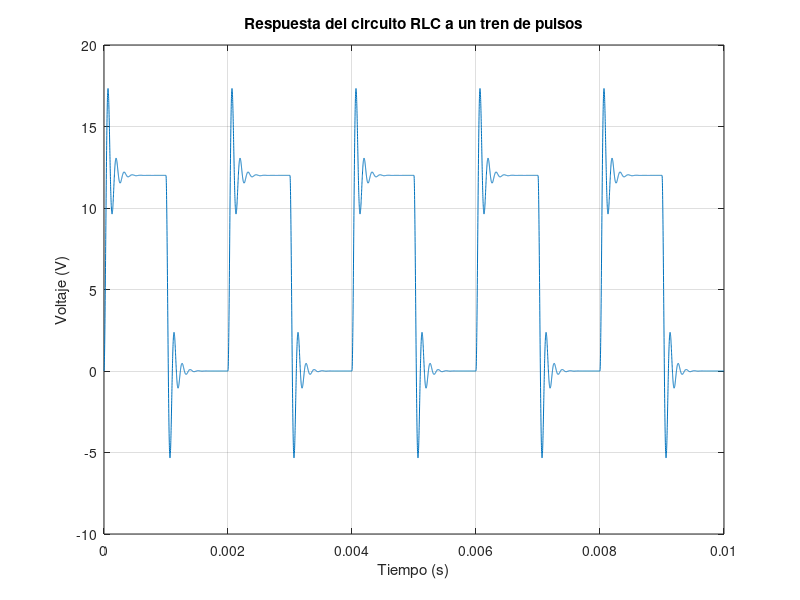
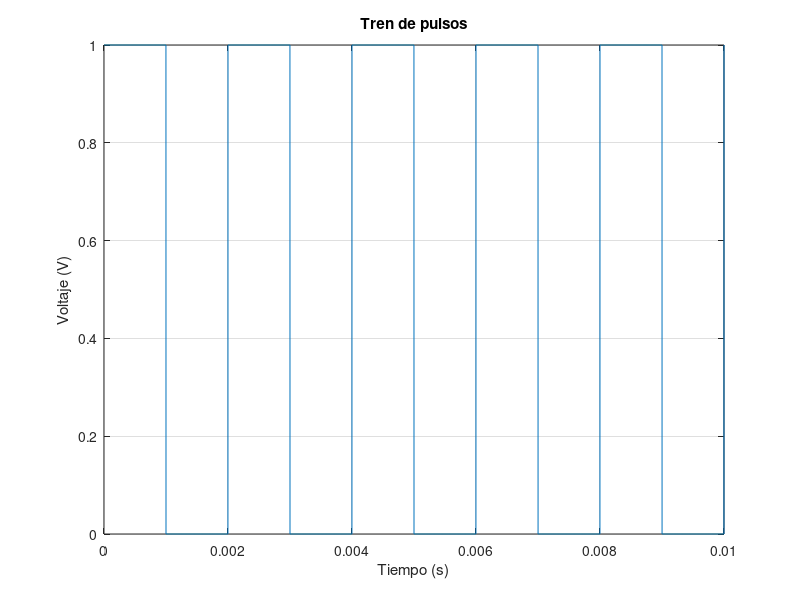

Write the MATLAB code that produced these figures, in order.
%__________________ Definicion de los parametros _______________%

R = 100; % Ohmios
L = 4e-3; % Henrios
C = 0.1e-6; % Faradios
V = 12; % Voltios
f = 500; % Hz
T = 0.01; % Segundos
t = 0:1e-6:T; % Vector de tiempo en segundos
u = (square(2*pi*f*t)/2)+1/2; % Señal de entrada (Tren de pulsos)

%__________________ Definicion de las matrices _______________%

A = [0 1; -1/(L*C) -R/L];
B = [0; V/(L*C)];
C = [1 0];
D = 0;

%__________________ Definicion de la dinamica del sistema _______________%

sys = ss(A,B,C,D);
[y,t,x] = lsim(sys,u,t);

%__________________ Grafica de la respuesta en el tiempo _______________%

figure(1);
plot(t,y);
grid on;
xlabel('Tiempo (s)');
ylabel('Voltaje (V)');
title('Respuesta del circuito RLC a un tren de pulsos');

%__________________ Grafica del tren de pulsos _______________%

figure(2);
plot(t,u);
grid on;
xlabel('Tiempo (s)');
ylabel('Voltaje (V)');
title('Tren de pulsos');

% ______________________________________________________ %